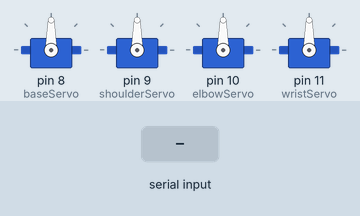
This sketch was run on a simulated Arduino Uno, built with avr-gcc and run on an emulated ATmega328P. On the bench: 4 × servo. The inputs (shaded band) are chosen by the test bench. What the sketch prints to the serial monitor is not drawn.

Above: at 1.2 s.
1.3 s: "M" received over Serial
At 3.7 s:
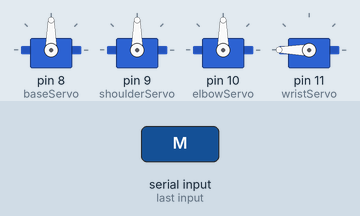
4.3 s: byte 83 ('S') received over Serial
At 6.7 s:
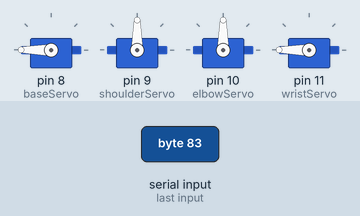
7.3 s: byte 82 ('R') received over Serial
At 7.77 s:
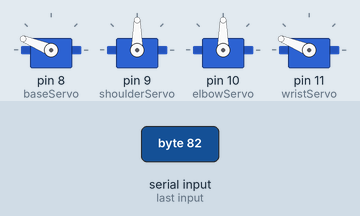
10.3 s: byte 84 ('T') received over Serial
At 13.0 s:
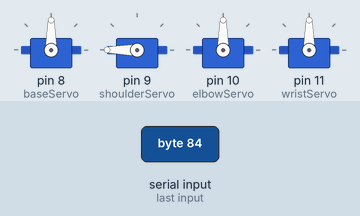
13.3 s: byte 85 ('U') received over Serial
At 16.0 s:
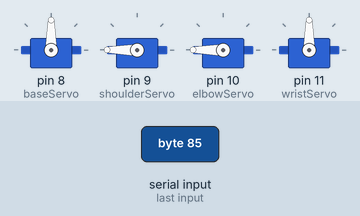
16.3 s: "B" received over Serial
At 17.5 s:
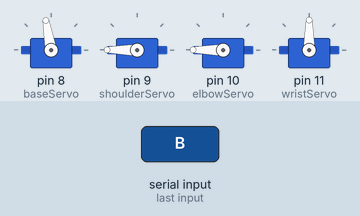
Timing chart, 0 to 19.0 s (numbered marks = the images above; inputs shaded):
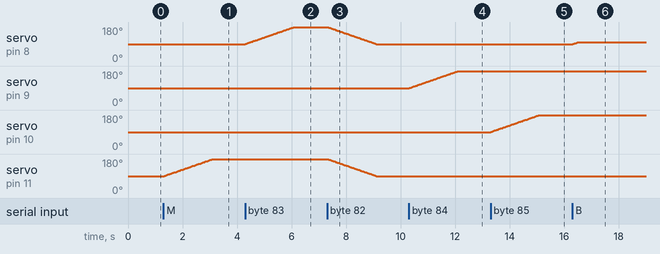

The sketch:

Endeavour.ino
```cpp
// Made by Dinul Sasnada for Endeavour - 4DOF Robot Arm. All rights reserved.
// Post-Development Reset

#include <Servo.h>

Servo baseServo, shoulderServo, elbowServo, wristServo;

int basePos = 90;
int shoulderPos = 90;
int elbowPos = 90;
int wristPos = 90;

const int BASE_MIN = 0, BASE_MAX = 180;
const int SHOULDER_MIN = 0, SHOULDER_MAX = 180;
const int ELBOW_MIN = 0, ELBOW_MAX = 180;
const int WRIST_MIN = 0, WRIST_MAX = 180;

unsigned long previousMillis = 0; // Store the last time the servo was updated
const int updateInterval = 20;     // Interval for servo movement update
int targetBasePos, targetShoulderPos, targetElbowPos, targetWristPos;

// Track the movement state
bool isMovingBase = false, isMovingShoulder = false, isMovingElbow = false, isMovingWrist = false;

void moveServoSmoothly(Servo &servo, int &currentPos, int targetPos, int step = 1) {
  targetPos = constrain(targetPos, 0, 180);
  if (currentPos != targetPos) {
    if (abs(currentPos - targetPos) <= step) {
      currentPos = targetPos; // Snap to target
    } else {
      currentPos += (currentPos < targetPos) ? step : -step;
    }
    servo.write(currentPos);
  }
}

void moveBase(int delta) {
  targetBasePos = constrain(basePos + delta, BASE_MIN, BASE_MAX);
  isMovingBase = true;
}

void moveShoulder(int delta) {
  targetShoulderPos = constrain(shoulderPos + delta, SHOULDER_MIN, SHOULDER_MAX);
  isMovingShoulder = true;
}

void moveElbow(int delta) {
  targetElbowPos = constrain(elbowPos + delta, ELBOW_MIN, ELBOW_MAX);
  isMovingElbow = true;
}

void moveWrist(int delta) {
  targetWristPos = constrain(wristPos + delta, WRIST_MIN, WRIST_MAX);
  isMovingWrist = true;
}

void P() {
  Serial.write(wristPos);
  Serial.write(elbowPos);
  Serial.write(shoulderPos);
  Serial.write(basePos);
}

void R() {
  // Write to servos directly to reset
  moveBase (90 - basePos);
  moveShoulder(90 - shoulderPos);
  moveElbow(90 - elbowPos);
  moveWrist(90 - wristPos);
}

void K() {
  baseServo.detach();
  shoulderServo.detach();
  elbowServo.detach();
  wristServo.detach();

}

void Q() {
  baseServo.attach(8);
  shoulderServo.attach(9);
  elbowServo.attach(10);
  wristServo.attach(11);
}

void setup() {
  Serial.begin(9600);

  baseServo.attach(8);
  shoulderServo.attach(9);
  elbowServo.attach(10);
  wristServo.attach(11);

  // Move servos smoothly to their initial positions
  moveServoSmoothly(baseServo, basePos, 90);
  moveServoSmoothly(shoulderServo, shoulderPos, 90);
  moveServoSmoothly(elbowServo, elbowPos, 90);
  moveServoSmoothly(wristServo, wristPos, 90);

  Serial.println("Endeavour - 4DOF Robot Arm Ready!");
}

void loop() {
  if (Serial.available() > 0) {
    char value = Serial.read();
    switch (value) {
      case 'A': moveBase(-10); break;
      case 'B': moveBase(10); break;
      case 'C': moveShoulder(-5); break;
      case 'D': moveShoulder(5); break;
      case 'E': moveElbow(-5); break;
      case 'F': moveElbow(5); break;
      case 'G': moveWrist(-5); break;
      case 'H': moveWrist(5); break;
      case 'K': K(); break;
      case 'M': moveWrist(180 - wristPos); break;
      case 'P': P(); break;
      case 'Q': Q(); break;
      case 'R': R(); break;
      case 'S': moveBase(180 - basePos); break;
      case 'T': moveShoulder(180 - shoulderPos); break;
      case 'U': moveElbow(180 - elbowPos); break;
      case 'V': moveBase(basePos = 0); break;
      case 'X': moveShoulder(shoulderPos = 60); break;
      case 'Y': moveElbow(elbowPos = 0); break;
      case 'Z': moveWrist(wristPos = 0); break;
      case 'a': baseServo.detach(); break;
      case 'b': shoulderServo.detach(); break;
      case 'c': elbowServo.detach(); break;
      case 'd': wristServo.detach(); break;
      case 'e': baseServo.attach(8); break;
      case 'f': shoulderServo.attach(9); break;
      case 'g': elbowServo.attach(10); break;
      case 'h': wristServo.attach(11); break;
      case 'i': moveBase(90 - basePos); break;
      case 'j': moveShoulder(90 - shoulderPos); break;
      case 'k': moveElbow(90 - elbowPos); break;
      case 'l': moveWrist(90 - wristPos); break;
      default: Serial.println("Invalid Command..."); break;
    }
  }

  unsigned long currentMillis = millis();
  if (currentMillis - previousMillis >= updateInterval) {
    previousMillis = currentMillis; // Update the last update time

    // Move servos smoothly
    if (isMovingBase) {
      moveServoSmoothly(baseServo, basePos, targetBasePos);
      if (basePos == targetBasePos) isMovingBase = false;
    }
    if (isMovingShoulder) {
      moveServoSmoothly(shoulderServo, shoulderPos, targetShoulderPos);
      if (shoulderPos == targetShoulderPos) isMovingShoulder = false;
    }
    if (isMovingElbow) {
      moveServoSmoothly(elbowServo, elbowPos, targetElbowPos);
      if (elbowPos == targetElbowPos) isMovingElbow = false;
    }
    if (isMovingWrist) {
      moveServoSmoothly(wristServo, wristPos, targetWristPos);
      if (wristPos == targetWristPos) isMovingWrist = false;
    }
  }
}
```

Measured:
- after the input at 1.3 s, servo on pin 11 (wristServo): moves from 90° to 180° over 1.8 s, starting at once
- after the input at 4.3 s, servo on pin 8 (baseServo): moves from 90° to 180° over 1.8 s, starting at once
- after the input at 7.3 s, servo on pin 8 (baseServo), servo on pin 11 (wristServo): moves from 180° to 90° over 1.8 s, starting at once
- after the input at 10.3 s, servo on pin 9 (shoulderServo): moves from 90° to 180° over 1.8 s, starting at once
- after the input at 13.3 s, servo on pin 10 (elbowServo): moves from 90° to 180° over 1.8 s, starting at once
- after the input at 16.3 s, servo on pin 8 (baseServo): 90° → 100° at once
